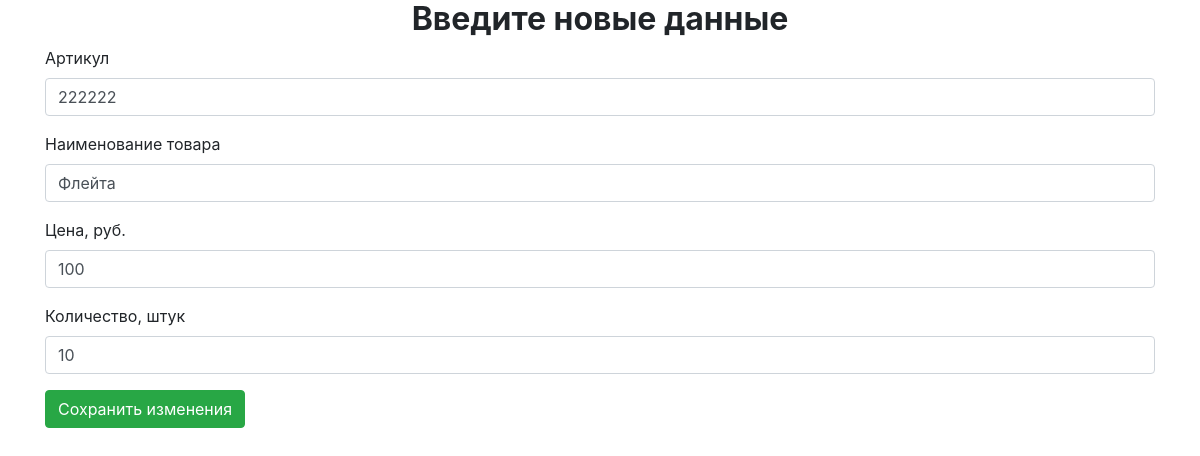
Before: /edit_product/222222 with the older database file.
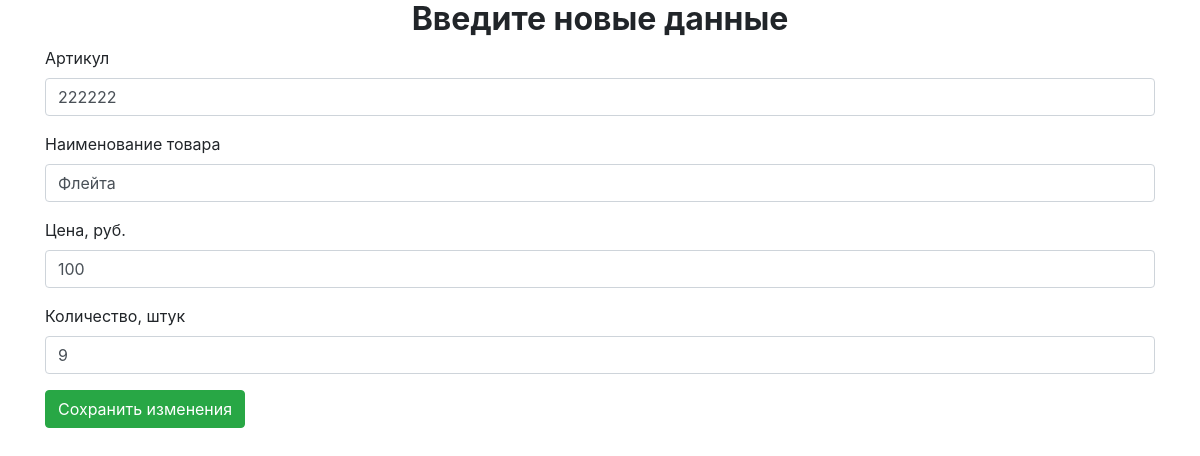
After: the same page with the newer database file.
### tables this page shows
CREATE TABLE products (
            vendor_code INTEGER PRIMARY KEY,
            product_name TEXT NOT NULL,
            price INTEGER NOT NULL,
            quantity INTEGER NOT NULL DEFAULT 0 CHECK (quantity >= 0)
        );

### app/main.py (the view)
    @app.route("/edit_product/<vendor_code>", methods=['GET'])
    def edit_form(vendor_code):
        search_by_vendor_code_result = db.search_by_vendor_code(db.open_db(db_url), vendor_code)
        return render_template('edit_product.html', item=search_by_vendor_code_result)

### app/db.py (called while the page is built)
def open_db(url):
    connection = sqlite3.connect(url)
    connection.row_factory = sqlite3.Row
    return connection

def search_by_vendor_code(connection, vendor_code):
    with connection:
        cursor = connection.cursor()
        cursor.execute(
            """SELECT vendor_code, product_name, price, quantity
                 FROM products
                WHERE vendor_code = :vendor_code""",
            {'vendor_code': vendor_code}
        )
        for row in cursor:
            return Products(
                row['vendor_code'],
                row['product_name'],
                row['price'],
                row['quantity']
            )

### app/templates/edit_product.html (shortened to what this page needs)
<!doctype html>
<html lang="en">
<head>
    <link rel="stylesheet" href="https://stackpath.bootstrapcdn.com/bootstrap/4.3.1/css/bootstrap.min.css"
>
</head>
<body>
<div class="container">
    <p class="h2 text-center font-weight-bold">Введите новые данные</p>
    <form class="form-group" action="{{ url_for('edit', vendor_code=item.vendor_code) }}" method="post">
        <div class="form-group">
            <label for="vendor_code">Артикул</label>
            <input class="form-control" name="vendor_code" value="{{ item.vendor_code }}" placeholder="111111" required>
        </div>
        <div class="form-group">
            <label for="product_name">Наименование товара</label>
            <input class="form-control" name="product_name" value="{{ item.product_name }}" placeholder="Бубен" required>
        </div>
        <div class="form-group">
            <label for="price">Цена, руб.</label>
            <input class="form-control" name="price" value="{{ item.price }}" placeholder="1000" required>
        </div>
        <div class="form-group">
            <label for="quantity">Количество, штук</label>
            <input class="form-control" name="quantity" value="{{ item.quantity }}" placeholder="1" required>
        </div>
        <button type="submit" class="btn btn-success">Сохранить изменения</button>
    </form>
</div>
</body>
</html>

Changed rows visible on the page:
changed products "Флейта": quantity "10" → "9"
